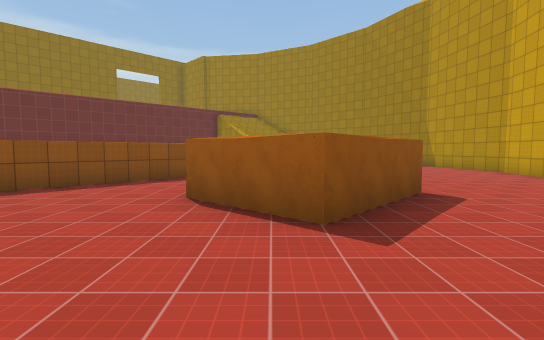
view 1 (above)

24 first-person views from a walk through a 3-D level made in the Unity game engine. The camera is 1.5 m above the floor, tilts 4° down and sees 85° across. The floor is counted in squares, 2 m on a side. Each view is taken from the middle of a square. On the plan, view 1 faces up. The plan holds only what a view shows up to about 10 squares ahead; the rest is blank. The place goes on beyond the plan. The player is left out. Surface patterns are stand-ins for the level's own textures.

view 2
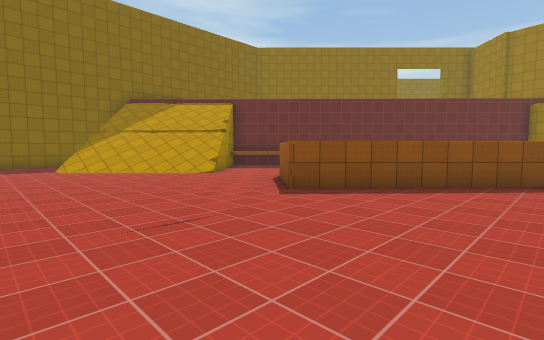

view 3
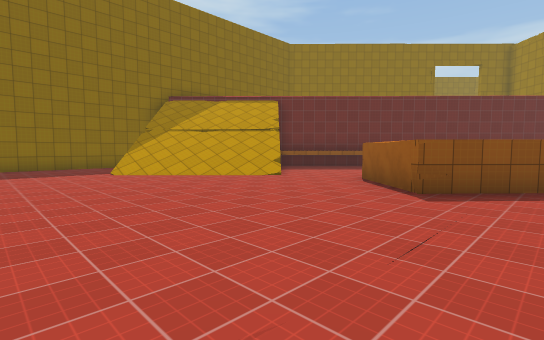

view 4
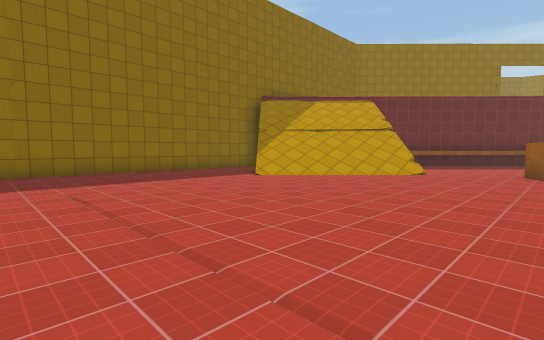

view 5
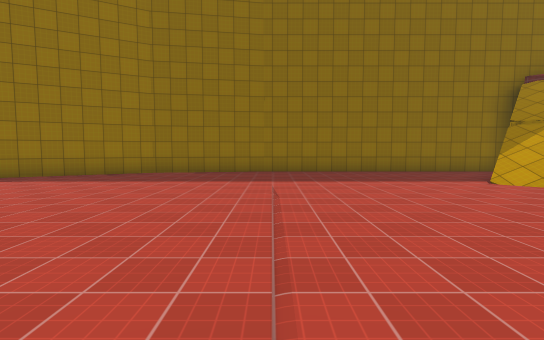

view 6
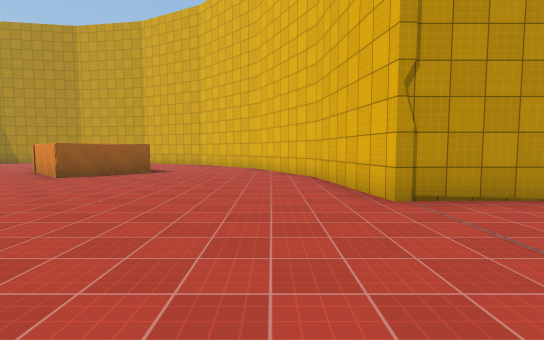

view 7
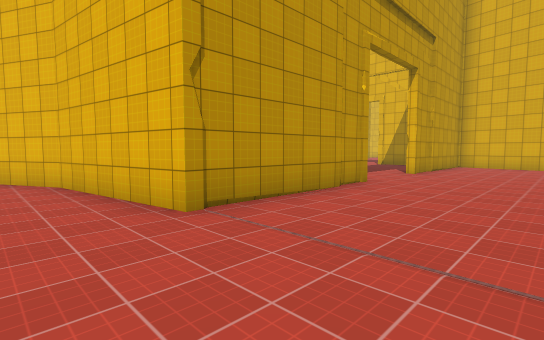

view 8
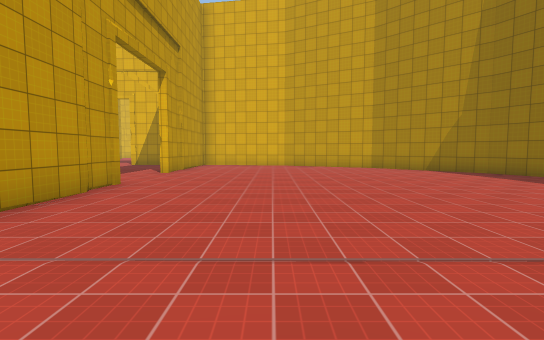

view 9
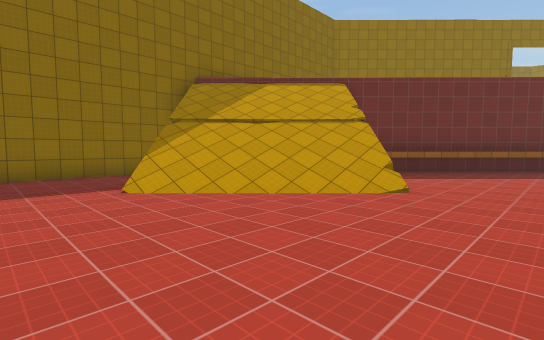

view 10
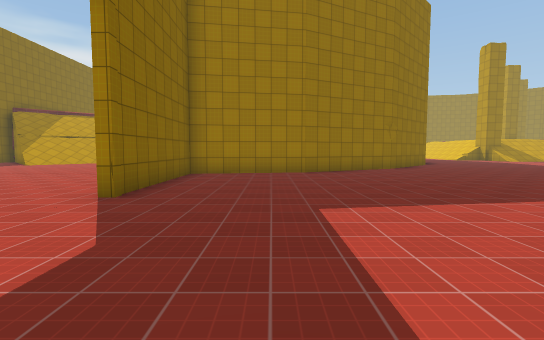

view 11
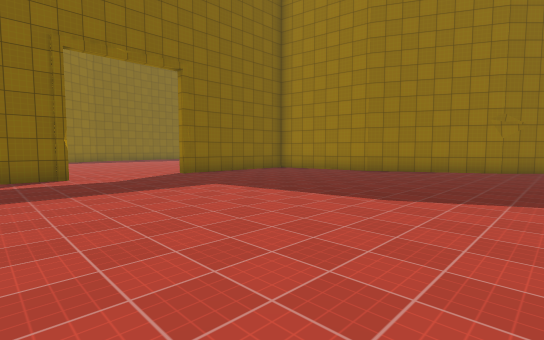

view 12
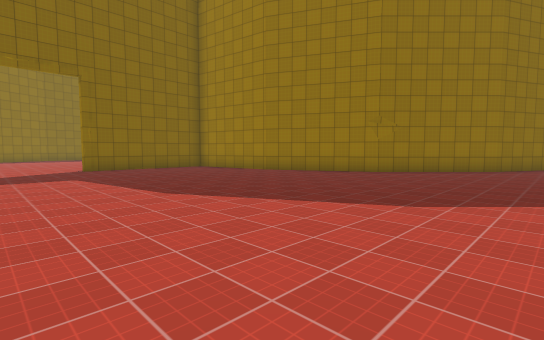

view 13
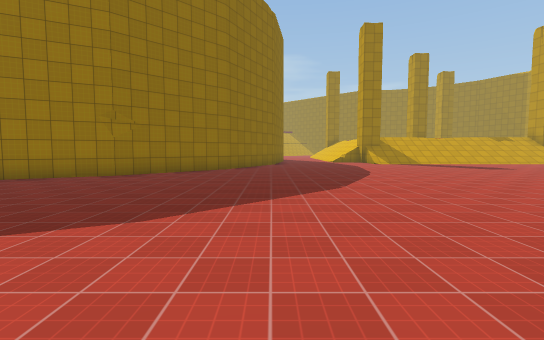

view 14
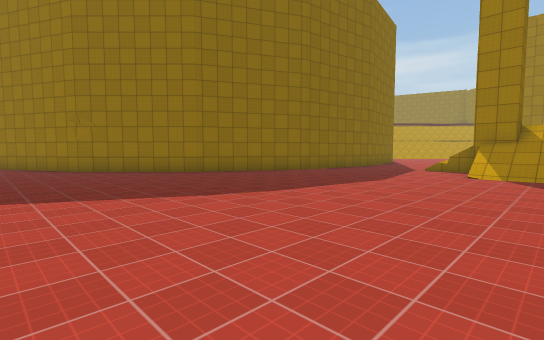

view 15
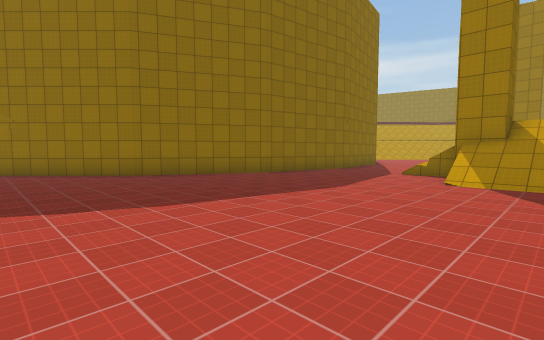

view 16
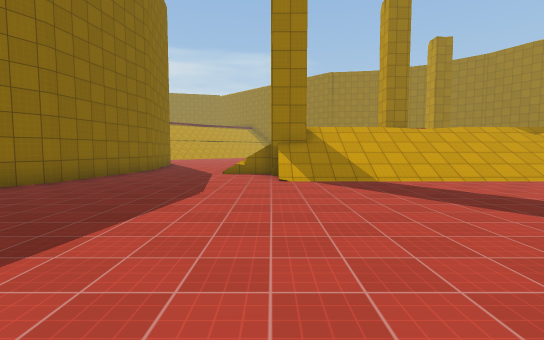

view 17
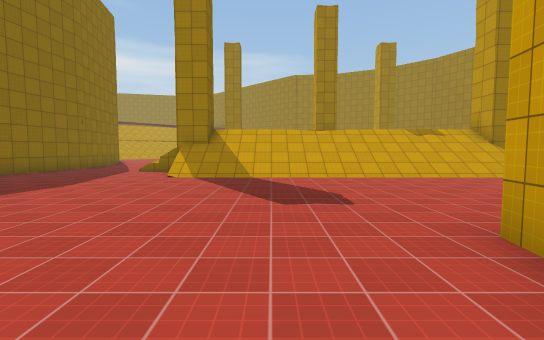

view 18
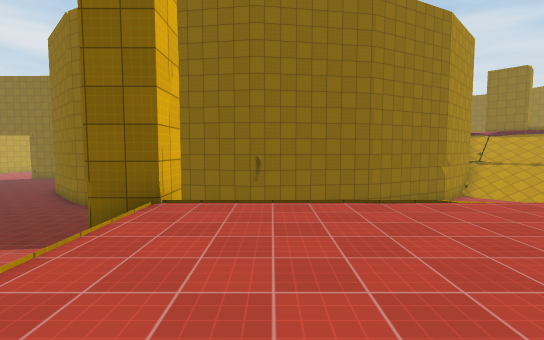

view 19
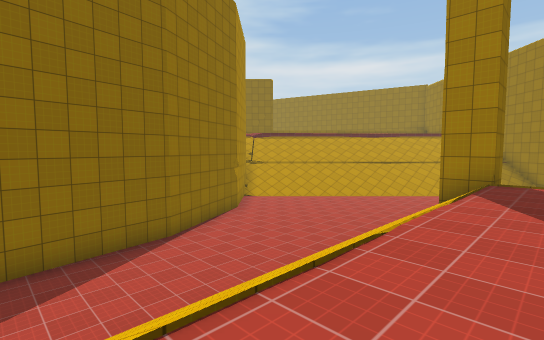

view 20
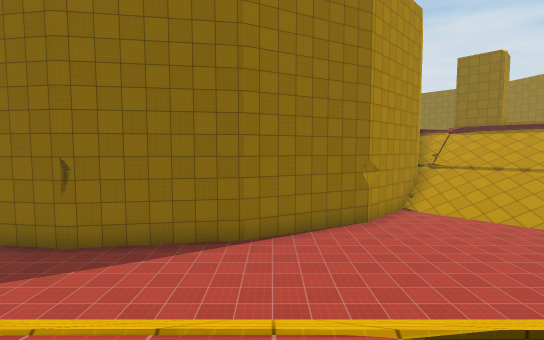

view 21
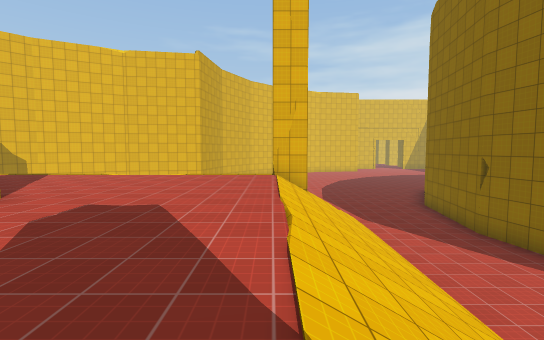

view 22
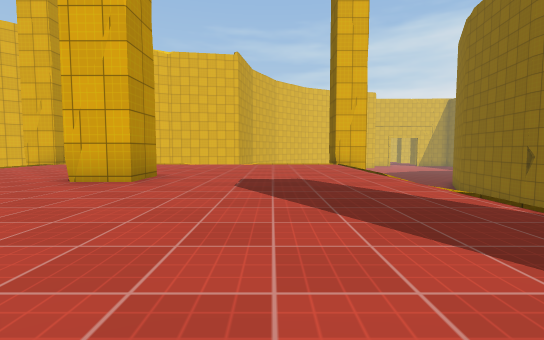

view 23
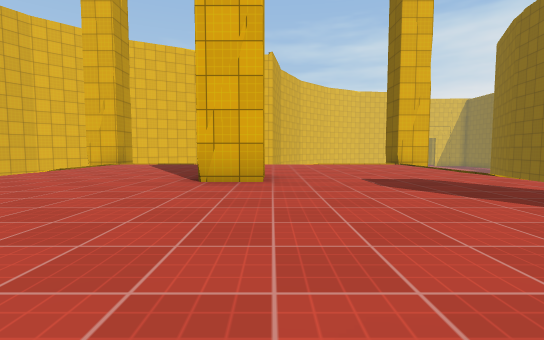

view 24
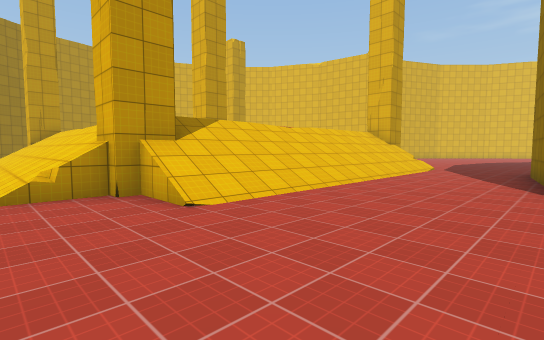

### Floor plan
Key: @ floor where view 1 was taken; # wall or solid block; . main floor; : floor 2.75 m higher than the main floor; + floor 6.25 m higher than the main floor; / step, stairs or slope; v drop or lower ground; O other object.
Columns run from 17 left of view 1 to 22 right of it. Each row starts with its distance up from view 1.
 20                      //.......////
 19                      /........///////
 18                      #......##///////
 17                      ##.....//::::::
 16                       ##....//:::::::
 15                        #....//::::::::
 14                        ##...//:::::::::
 13         v               #...//:::::#:::/
 12        vv               #...//:::::::::/
 11      +vv.               #...//:::::::::/
 10     +vv...            ..##..//:::::::::/
  9    +vv....            ...#..//:::::::::/
  8    //.....    #.     ...##../#/////////#
  7   ////....   ##. .O ....#....///////////
  6 #//////...O ##...OO ....#....//////////
  5 #////// ...O#...OO.O....#..............
  4 #//////..........OO....# .............
  3 #.////............O.. ##.............
  2 #..//...............  #.............
  1 #..................  ##.............
  0 #................@. ##............#
 -1 #.................###.............
 -2 #..............####..............
 -3 #...........####................
 -4 #...........#.................
 -5 #...........#................
 -6 #...........#...............
 -7 #...........#..............
 -8 ##........................
 -9  #.......................
-10  ##......................
-11   ##........#.........
-12           ..#.........

Positions as (right, up) in squares from view 1, and headings:
1: (0, 0), facing up
2: (-2, 0), facing up-left
3: (-4, -1), facing up-left
4: (-7, -4), facing up-left
5: (-7, -3), facing left
6: (-9, -1), facing right
7: (-8, -1), facing down-right
8: (-8, -1), facing down
9: (-8, 0), facing up-left
10: (-2, -12), facing up
11: (4, -12), facing up-left
12: (7, -10), facing up-left
13: (7, -9), facing up
14: (14, -3), facing up-left
15: (14, -1), facing up-left
16: (12, -1), facing up
17: (15, -2), facing up
18: (17, 10), facing left
19: (14, 10), facing up-left
20: (14, 14), facing left
21: (13, 17), facing down
22: (15, 18), facing down
23: (17, 18), facing down
24: (7, 20), facing down-right
